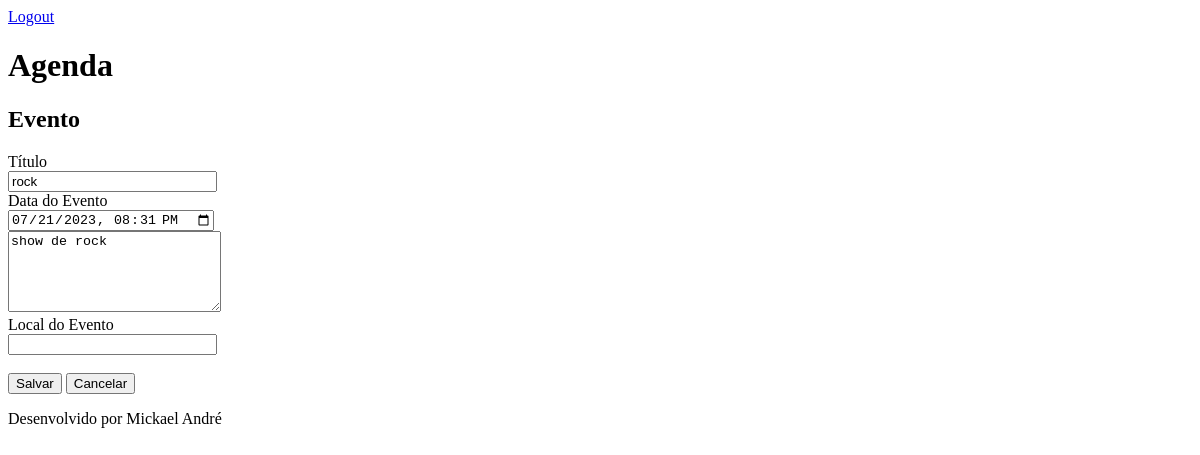
The app's page /agenda/evento/?id=6 (signed in), older data.
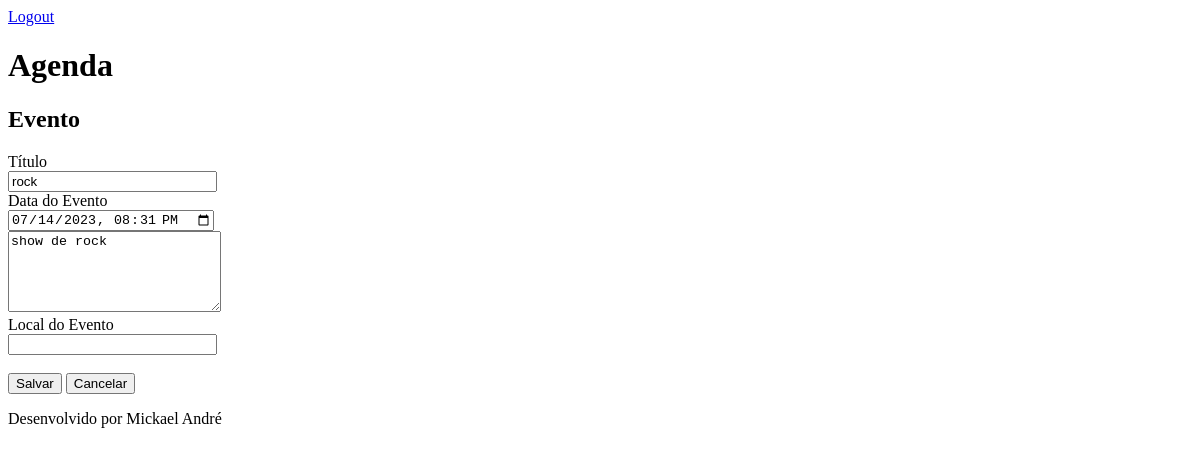
The same page, newer data.
### core/models.py (models this page shows, shortened)
class Evento(models.Model):
    titulo = models.CharField(max_length=200)
    descricao = models.TextField(blank=True, null=True)
    data_evento = models.DateTimeField(verbose_name="Data do evento")
    data_criacao = models.DateTimeField(auto_now=True)
    local = models.CharField(max_length=200, blank=True, null=True)
    usuario = models.ForeignKey(User, on_delete=models.CASCADE, blank=True, null=True)
    class Meta:
        db_table = "evento"
    def get_data_input_evento(self):
        return self.data_evento.strftime('%Y-%m-%dT%H:%M')

### core/views.py (the view)
# urls.py: path('agenda/evento/', views.evento),
@login_required(login_url='/login/')
def evento(request):
    id_evento = request.GET.get('id')
    dados = {}
    if id_evento:
        dados['evento'] = Evento.objects.get(id=id_evento)
    return render(request, 'evento.html', dados)

### templates/evento.html (shortened to what this page needs)
{% extends "model-page.html" %}
{% block content %}
<h2>Evento</h2>
<form action="submit" method="POST">{% csrf_token %}
    <label>Título</label>
    <br>
    <input type="text" name="titulo" size="23" value="{{ evento.titulo }}">
    <br>
    <label >Data do Evento</label>
    <br>
    <input type="datetime-local" name="data_evento" size="23" value="{{ evento.get_data_input_evento }}">
    <br>
    <textarea name="descricao" rows="5" cols="24">{{ evento.descricao }}</textarea>
    <br>
    <label >Local do Evento</label>
    <br>
    <input type="text" name="local" size="23">
    <br><br>
    <button type="submit">Salvar</button>
    <a href="/">
        <button type="button">Cancelar</button>
    </a>
</form>
{% endblock %}

Row changes from the older to the newer data that the page shows:
changed Evento "rock": data_evento "07/21/2023 20:31" → "07/14/2023 20:31"
